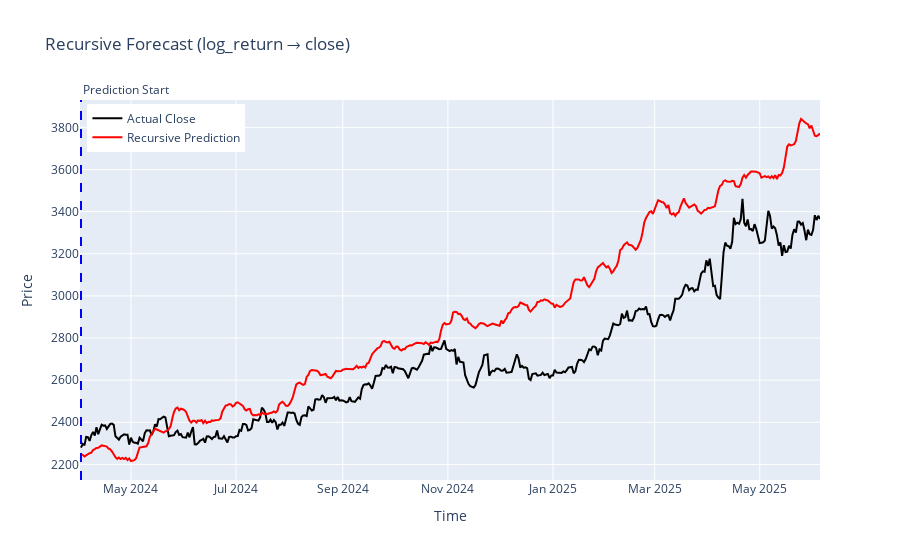

Here is the notebook cell this chart was saved with:
### Code cell
START_INDEX = split + lookback  # điểm bắt đầu dự đoán
N_STEPS = 430  # số ngày dự đoán tiếp

logret_pred = recursive_forecast_log_return(
    model=model,
    df=df,
    start_index=START_INDEX,
    n_steps=N_STEPS,
    lookback=lookback,
    scaler_X=scaler_X,  # Truyền object scaler_X
    scaler_y=scaler_y,  # Truyền object scaler_y
    features=features,
    target=target,
    volatility_col=volatility,  # THÊM THAM SỐ NÀY
    zscore_col=zscore  # THÊM THAM SỐ NÀY
)

anchor_close = df["close"].iloc[START_INDEX - 1]

close_pred = anchor_close * np.exp(np.cumsum(logret_pred))

df_rec = df.iloc[START_INDEX : START_INDEX + N_STEPS].copy()
df_rec["close_pred"] = close_pred


fig = go.Figure()

fig.add_trace(
    go.Scatter(
        x=df_rec["date"],
        y=df_rec["close"],
        name="Actual Close",
        line=dict(color="black"),
    )
)

fig.add_trace(
    go.Scatter(
        x=df_rec["date"],
        y=df_rec["close_pred"],
        name="Recursive Prediction",
        line=dict(color="red"),
    )
)


start_date = df_rec["date"].iloc[0]

fig.add_shape(
    type="line",
    x0=start_date,
    x1=start_date,
    y0=0,
    y1=1,
    xref="x",
    yref="paper",
    line=dict(color="blue", dash="dash"),
)

fig.add_annotation(
    x=start_date,
    y=1,
    yref="paper",
    text="Prediction Start",
    showarrow=False,
    xanchor="left",
    yanchor="bottom",
)

fig.update_layout(
    title="Recursive Forecast (log_return → close)",
    xaxis_title="Time",
    yaxis_title="Price",
    legend=dict(x=0.01, y=0.99),
)

fig.show()

### Figure 1 — Plotly figure (JSON) as saved in the notebook; plotly's stock layout.template omitted (floating-point values rounded to 4 significant figures; data arrays with more than 128 entries replaced by an {"elided": "..."} marker saying what was removed)
{"data": [{"line": {"color": "black"}, "name": "Actual Close", "type": "scatter", "x": {"elided": "430 str values"}, "y": {"elided": "430 float values"}}, {"line": {"color": "red"}, "name": "Recursive Prediction", "type": "scatter", "x": {"elided": "430 str values"}, "y": {"elided": "430 float values"}}], "layout": {"annotations": [{"showarrow": false, "text": "Prediction Start", "x": "2024-04-02T00:00:00", "xanchor": "left", "y": 1, "yanchor": "bottom", "yref": "paper"}], "legend": {"x": 0.01, "y": 0.99}, "shapes": [{"line": {"color": "blue", "dash": "dash"}, "type": "line", "x0": "2024-04-02T00:00:00", "x1": "2024-04-02T00:00:00", "xref": "x", "y0": 0, "y1": 1, "yref": "paper"}], "title": {"text": "Recursive Forecast (log_return → close)"}, "xaxis": {"title": {"text": "Time"}}, "yaxis": {"title": {"text": "Price"}}}}
